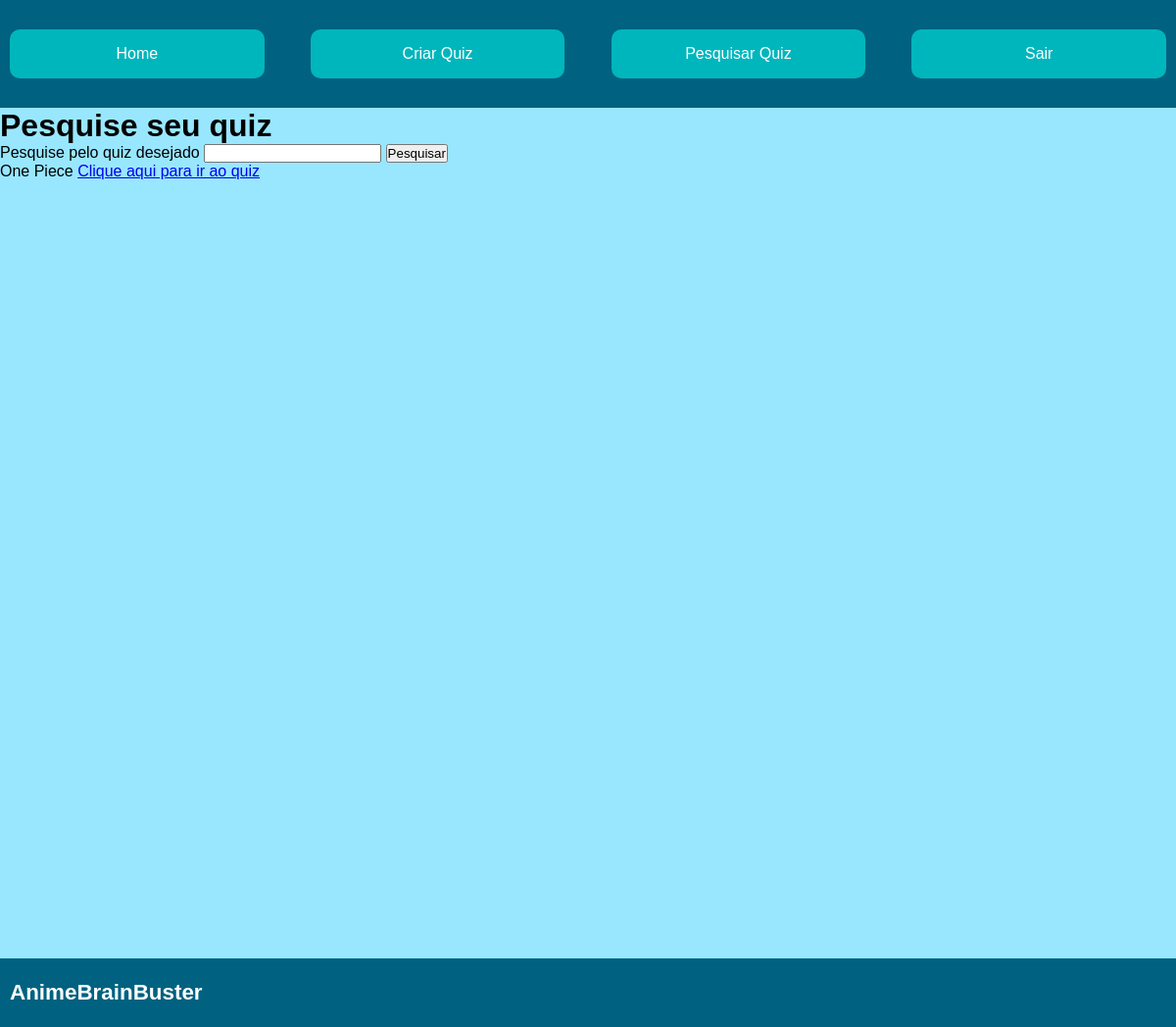
The page /pesquisarquiz (signed in) on the database as committed earlier.
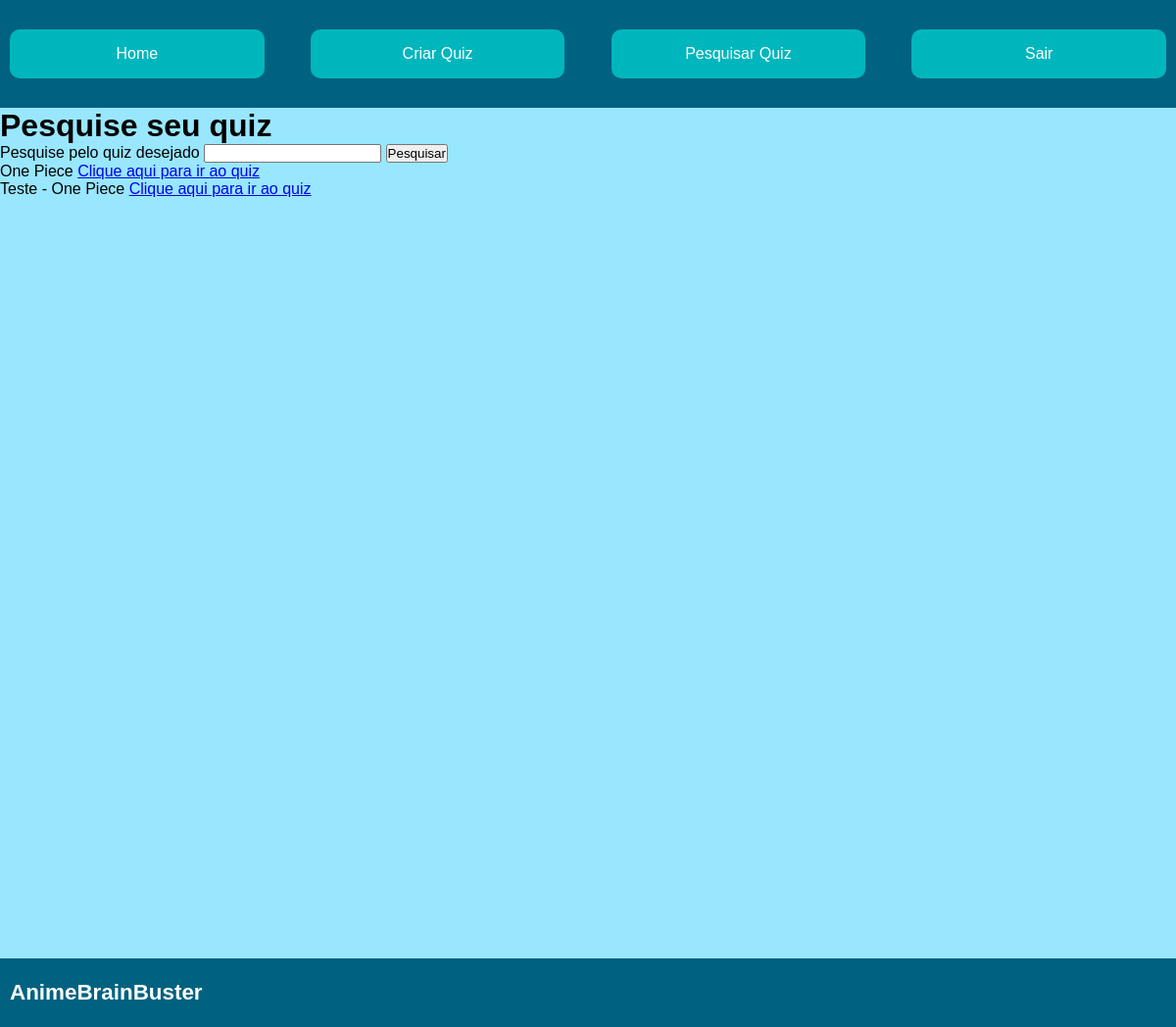
The same page on the database as committed later.
### animes/models.py (models this page shows, shortened)
class Quiz(models.Model):
    nome = models.CharField(max_length=100)

### animes/views.py (the view, shortened to what this page needs)
# urls.py: path('pesquisarquiz', PesquisarQuiz.as_view(), name="pesquisarquiz"),
class PesquisarQuiz(LoginRequiredMixin, ListView):
    template_name = 'pesquisar-quiz.html'
    model = Quiz

### animes/templates/pesquisar-quiz.html (shortened to what this page needs)
{% extends 'base.html' %}
{% load static %}
{% block content %}
<div class="content">
    <h1> Pesquise seu quiz </h1>
    <form method='post'>
        <label for='IDnome_pesquisa_quiz'>Pesquise pelo quiz desejado</label>
        <input name="nome_pesquisa_quiz" id='IDnome_pesquisa_quiz'>
        <button type='submit'>Pesquisar </button>
    </form>
    {% for quiz in object_list %}
        {{ quiz.nome }}
        <a href="{% url 'animes:quizIndividual' pk=quiz.pk %}"> Clique aqui para ir ao quiz </a><br>
    {% endfor %}
</div>
{% endblock %}

Rows that differ between the two databases and show on the page:
added Quiz: nome "Teste - One Piece"
